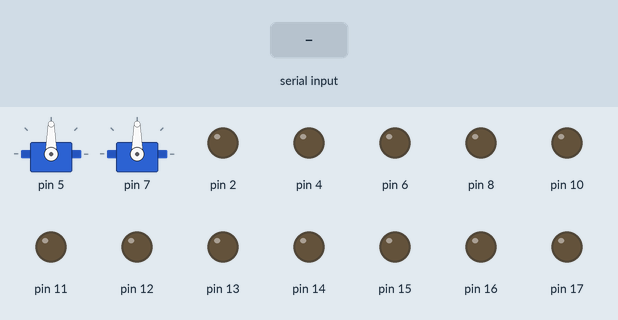
A sketch run on a simulated Arduino Uno, built with avr-gcc and run on an emulated ATmega328P. Shown: 2 × servo, output pins drawn as LEDs (lit = HIGH). The test bench sets the inputs (shaded band).

Above: at 1.2 s.
1.3 s: "Forward" received over Serial
At 1.9 s:
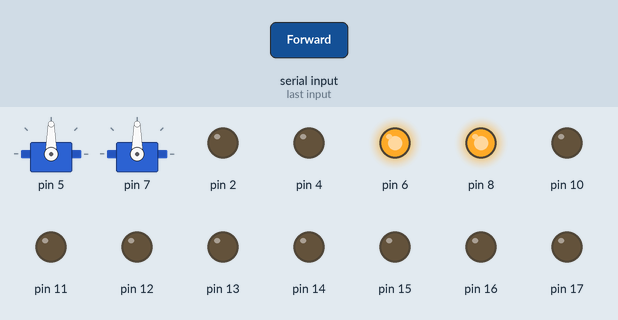
2.8 s: "Backward" received over Serial
At 3.1 s:
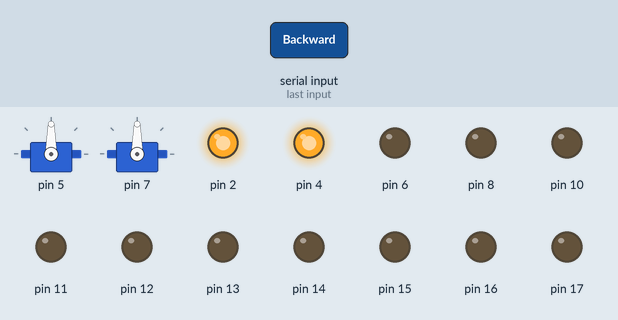
4.3 s: "Left" received over Serial
At 5.4 s:
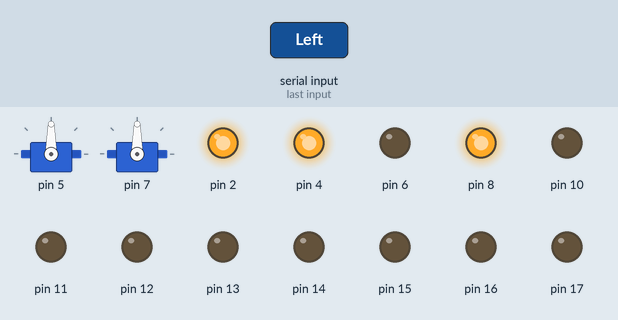
5.8 s: "Right" received over Serial
At 6.6 s:
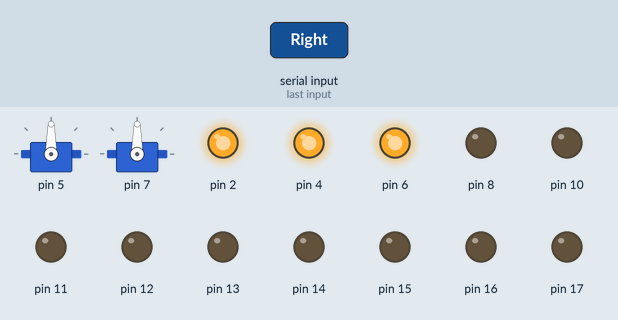
7.3 s: "Stop" received over Serial
At 7.9 s:
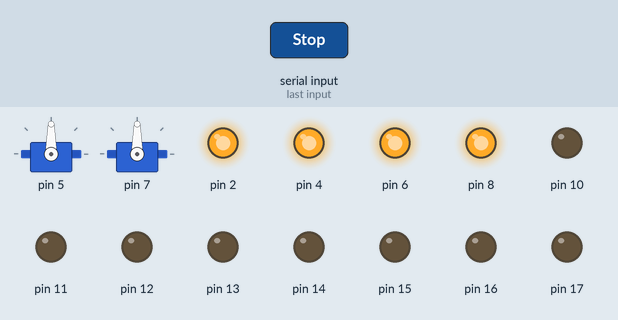
9.1 s: "Y" received over Serial
At 10.3 s:
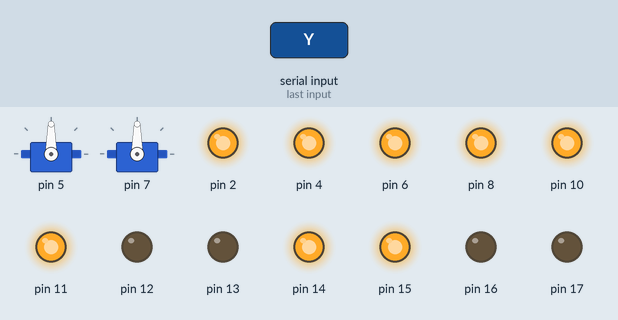
Timing chart, 0 to 11.6 s (numbered marks = the images above; inputs shaded):
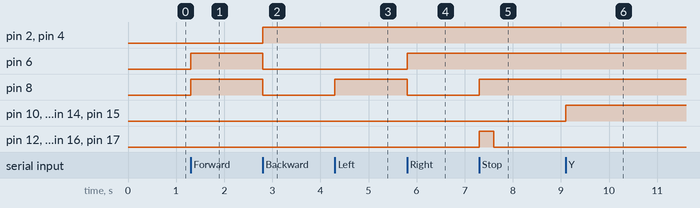

Measured:
- after the input at 1.3 s, pin 6, pin 8: LOW → HIGH at once
- after the input at 2.8 s, pin 2, pin 4: LOW → HIGH at once; pin 6, pin 8: HIGH → LOW at once
- after the input at 4.3 s, pin 8: LOW → HIGH at once
- after the input at 5.8 s, pin 6: LOW → HIGH at once; pin 8: HIGH → LOW at once
- after the input at 7.3 s, pin 8: LOW → HIGH at once; pin 12, pin 13, pin 16, pin 17: LOW → HIGH at once, → LOW 0.30 s later
- after the input at 9.1 s, pin 10, pin 11, pin 14, pin 15: LOW → HIGH at once

The sketch:

Car.ino
```cpp
#include <Servo.h>

class Car {
private:
    int _motorLF;
    int _motorRF;
    int _motorLB;
    int _motorRB;

    int _lightLF;
    int _lightRF;
    int _lightLB;
    int _lightRB;
    int _lightLF2;
    int _lightRF2;
    int _lightLB2;
    int _lightRB2;

    Servo _verticalServo;
    Servo _horizontalServo;

public:
    Car(int motorLF, int motorRF, int motorLB, int motorRB, int lightLF, int lightRF, int lightLB, int lightRB, int lightLF2, int lightRF2, int lightLB2, int lightRB2, int verticalPin, int horizontalPin)
    {
        _motorLF = motorLF;
        _motorRF = motorRF;
        _motorLB = motorLB;
        _motorRB = motorRB;
        _lightLF = lightLF;
        _lightRF = lightRF;
        _lightLB = lightLB;
        _lightRB = lightRB;
        _lightLF2 = lightLF2;
        _lightRF2 = lightRF2;
        _lightLB2 = lightLB2;
        _lightRB2 = lightRB2;

        pinMode(_motorLF, OUTPUT);
        pinMode(_motorRF, OUTPUT);
        pinMode(_motorLB, OUTPUT);
        pinMode(_motorRB, OUTPUT);

        pinMode(_lightLF, OUTPUT);
        pinMode(_lightRF, OUTPUT);
        pinMode(_lightLB, OUTPUT);
        pinMode(_lightRB, OUTPUT);
        pinMode(_lightLF2, OUTPUT);
        pinMode(_lightRF2, OUTPUT);
        pinMode(_lightLB2, OUTPUT);
        pinMode(_lightRB2, OUTPUT);

        _verticalServo.attach(verticalPin);
        _horizontalServo.attach(horizontalPin);
    }

    void Movement(String direction)
    {
        if (direction == "Forward")
        {
            digitalWrite(_motorLF, HIGH);
            digitalWrite(_motorLB, LOW);
            digitalWrite(_motorRF, HIGH);
            digitalWrite(_motorRB, LOW);
        }
        else if (direction == "Backward")
        {
            digitalWrite(_motorLF, LOW);
            digitalWrite(_motorLB, HIGH);
            digitalWrite(_motorRF, LOW);
            digitalWrite(_motorRB, HIGH);
        }
        else if (direction == "Left")
        {
            digitalWrite(_motorLF, LOW);
            digitalWrite(_motorLB, HIGH);
            digitalWrite(_motorRF, HIGH);
            digitalWrite(_motorRB, HIGH);
        }
        else if (direction == "Right")
        {
            digitalWrite(_motorLF, HIGH);
            digitalWrite(_motorLB, HIGH);
            digitalWrite(_motorRF, LOW);
            digitalWrite(_motorRB, HIGH);
        }
        else if (direction == "Stop")
        {
            digitalWrite(_motorLF, HIGH);
            digitalWrite(_motorLB, HIGH);
            digitalWrite(_motorRF, HIGH);
            digitalWrite(_motorRB, HIGH);
            Lights(true, false);
        }
    }

    void Lights(bool on, bool forward)
    {
        if (forward)
        {
            digitalWrite(_lightLF, on ? HIGH : LOW);
            digitalWrite(_lightRF, on ? HIGH : LOW);
            digitalWrite(_lightLF2, on ? HIGH : LOW);
            digitalWrite(_lightRF2, on ? HIGH : LOW);
        }
        else
        {
            if (on)
            {
                digitalWrite(_lightLB, HIGH);
                digitalWrite(_lightRB, HIGH);
                digitalWrite(_lightLB2, HIGH);
                digitalWrite(_lightRB2, HIGH);
                delay(300);
                digitalWrite(_lightLB, LOW);
                digitalWrite(_lightRB, LOW);
                digitalWrite(_lightLB2, LOW);
                digitalWrite(_lightRB2, LOW);
            }
            else
            {
                digitalWrite(_lightLB, LOW);
                digitalWrite(_lightRB, LOW);
                digitalWrite(_lightLB2, LOW);
                digitalWrite(_lightRB2, LOW);
            }
        }
    }

    void MoveVertical(int angle)
    {
        _verticalServo.write(angle);
    }

    void MoveHorizontal(int angle)
    {
        _horizontalServo.write(angle);
    }
};

Car car(6, 8, 2, 4, 10, 11, 12, 13, 14, 15, 16, 17, 5, 7);

void setup()
{
    Serial.begin(115200);
}

void loop()
{
    if (Serial.available())
    {
        char receivedChar = Serial.read();

        if(receivedChar != 'S')
        {
            car.Lights(false, false);
        }
        else
        {
            car.Movement("Stop");
        }

        if (receivedChar == 'F')
        {
            car.Movement("Forward");
        }
        else if (receivedChar == 'B')
        {
            car.Movement("Backward");
        }
        else if (receivedChar == 'L')
        {
            car.Movement("Left");
        }
        else if (receivedChar == 'R')
        {
            car.Movement("Right");
        }
        else if (receivedChar == 'Y')
        {
            car.Lights(true, true);
        }
        else if (receivedChar == 'I')
        {
            car.Lights(false, true);
        }
        else if (receivedChar == 'P')
        {
            car.MoveVertical(50);
        }
        else if (receivedChar == 'O')
        {
            car.MoveVertical(0);
        }
        else if (receivedChar == 'K')
        {
            car.MoveHorizontal(90);
        }
        else if (receivedChar == 'J')
        {
            car.MoveHorizontal(0);
        }
    }
}
```
